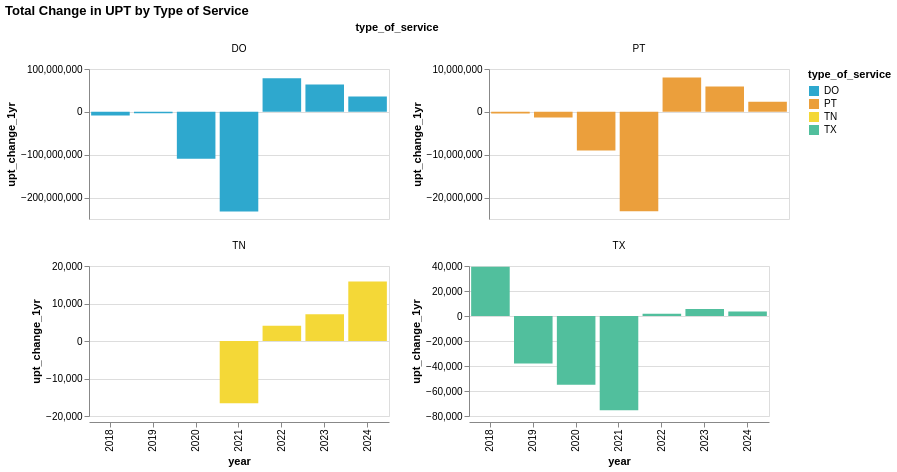

Notebook source saved alongside this figure:
### Code cell
make_base_chart(
    by_tos_long2,
    x_col = "year:O",
    y_col="upt",
    color_col="type_of_service",
    tooltip_cols=["year", "upt_change_1yr", "type_of_service", "rtpa_name"],
).mark_line(point=True).facet(
    "type_of_service", columns=2, title=""
).resolve_scale(y="independent").properties(title="Total Annual UPT by Type of Service")


make_base_chart(
    by_tos_long2,
    x_col = "year:O",
    y_col="upt_change_1yr",
    color_col = "type_of_service",
    tooltip_cols=["year", "upt_change_1yr", "type_of_service", "rtpa_name"],
).mark_bar().facet(
    "type_of_service", columns=2, title=""
).resolve_scale(y="independent").properties(title="Total Change in UPT by Type of Service")

### Figure 1 — Vega specification as saved in the notebook (floating-point values rounded to 4 significant figures)
{"$schema": "https://vega.github.io/schema/vega/v6.json", "data": [{"name": "param_1e9efca18e7a2868_store"}, {"name": "source_0", "values": [{"type_of_service": "DO", "year": 2018, "rtpa_name": "Metropolitan Transportation Commission", "upt": 461178204, "upt_prior_year": 468685018, "upt_change_1yr": -8350423, "pct_change_1_yr": -1.6, "upt_change_1yr_end": -8350000.0, "upt_change_1yr_start": 0.0}, {"type_of_service": "PT", "year": 2018, "rtpa_name": "Metropolitan Transportation Commission", "upt": 42375362, "upt_prior_year": 42734251, "upt_change_1yr": -358889, "pct_change_1_yr": -0.84, "upt_change_1yr_end": -358900.0, "upt_change_1yr_start": 0.0}, {"type_of_service": "TN", "year": 2018, "rtpa_name": "Metropolitan Transportation Commission", "upt": 0, "upt_prior_year": 0, "upt_change_1yr": 0, "pct_change_1_yr": null, "upt_change_1yr_end": 0.0, "upt_change_1yr_start": 0.0}, {"type_of_service": "TX", "year": 2018, "rtpa_name": "Metropolitan Transportation Commission", "upt": 248377, "upt_prior_year": 208906, "upt_change_1yr": 39471, "pct_change_1_yr": 18.89, "upt_change_1yr_end": 39470.0, "upt_change_1yr_start": 0.0}, {"type_of_service": "DO", "year": 2019, "rtpa_name": "Metropolitan Transportation Commission", "upt": 458208344, "upt_prior_year": 461178204, "upt_change_1yr": -2992894, "pct_change_1_yr": -0.64, "upt_change_1yr_end": -2993000.0, "upt_change_1yr_start": 0.0}, {"type_of_service": "PT", "year": 2019, "rtpa_name": "Metropolitan Transportation Commission", "upt": 41345932, "upt_prior_year": 42375362, "upt_change_1yr": -1289896, "pct_change_1_yr": -2.43, "upt_change_1yr_end": -1290000.0, "upt_change_1yr_start": 0.0}, {"type_of_service": "TN", "year": 2019, "rtpa_name": "Metropolitan Transportation Commission", "upt": 0, "upt_prior_year": 0, "upt_change_1yr": 0, "pct_change_1_yr": null, "upt_change_1yr_end": 0.0, "upt_change_1yr_start": 0.0}, {"type_of_service": "TX", "year": 2019, "rtpa_name": "Metropolitan Transportation Commission", "upt": 250705, "upt_prior_year": 248377, "upt_change_1yr": -37907, "pct_change_1_yr": 0.94, "upt_change_1yr_end": -37910.0, "upt_change_1yr_start": 0.0}, {"type_of_service": "DO", "year": 2020, "rtpa_name": "Metropolitan Transportation Commission", "upt": 348651417, "upt_prior_year": 458208344, "upt_change_1yr": -109556927, "pct_change_1_yr": -23.91, "upt_change_1yr_end": -109600000.0, "upt_change_1yr_start": 0.0}, {"type_of_service": "PT", "year": 2020, "rtpa_name": "Metropolitan Transportation Commission", "upt": 32302268, "upt_prior_year": 41345932, "upt_change_1yr": -9043664, "pct_change_1_yr": -21.87, "upt_change_1yr_end": -9044000.0, "upt_change_1yr_start": 0.0}, {"type_of_service": "TN", "year": 2020, "rtpa_name": "Metropolitan Transportation Commission", "upt": 40336, "upt_prior_year": 0, "upt_change_1yr": 0, "pct_change_1_yr": null, "upt_change_1yr_end": 0.0, "upt_change_1yr_start": 0.0}, {"type_of_service": "TX", "year": 2020, "rtpa_name": "Metropolitan Transportation Commission", "upt": 155451, "upt_prior_year": 250705, "upt_change_1yr": -55019, "pct_change_1_yr": -37.99, "upt_change_1yr_end": -55020.0, "upt_change_1yr_start": 0.0}, {"type_of_service": "DO", "year": 2021, "rtpa_name": "Metropolitan Transportation Commission", "upt": 118659929, "upt_prior_year": 348651417, "upt_change_1yr": -232353512, "pct_change_1_yr": -65.97, "upt_change_1yr_end": -232400000.0, "upt_change_1yr_start": 0.0}, {"type_of_service": "PT", "year": 2021, "rtpa_name": "Metropolitan Transportation Commission", "upt": 8707122, "upt_prior_year": 32302268, "upt_change_1yr": -23219958, "pct_change_1_yr": -73.04, "upt_change_1yr_end": -23220000.0, "upt_change_1yr_start": 0.0}, {"type_of_service": "TN", "year": 2021, "rtpa_name": "Metropolitan Transportation Commission", "upt": 23748, "upt_prior_year": 40336, "upt_change_1yr": -16588, "pct_change_1_yr": -41.12, "upt_change_1yr_end": -16590.0, "upt_change_1yr_start": 0.0}, {"type_of_service": "TX", "year": 2021, "rtpa_name": "Metropolitan Transportation Commission", "upt": 14624, "upt_prior_year": 155451, "upt_change_1yr": -75432, "pct_change_1_yr": -90.59, "upt_change_1yr_end": -75430.0, "upt_change_1yr_start": 0.0}, {"type_of_service": "DO", "year": 2022, "rtpa_name": "Metropolitan Transportation Commission", "upt": 197066601, "upt_prior_year": 118659929, "upt_change_1yr": 78406672, "pct_change_1_yr": 66.08, "upt_change_1yr_end": 78410000.0, "upt_change_1yr_start": 0.0}, {"type_of_service": "PT", "year": 2022, "rtpa_name": "Metropolitan Transportation Commission", "upt": 16709301, "upt_prior_year": 8707122, "upt_change_1yr": 8017139, "pct_change_1_yr": 91.9, "upt_change_1yr_end": 8017000.0, "upt_change_1yr_start": 0.0}, {"type_of_service": "TN", "year": 2022, "rtpa_name": "Metropolitan Transportation Commission", "upt": 27822, "upt_prior_year": 23748, "upt_change_1yr": 4074, "pct_change_1_yr": 17.16, "upt_change_1yr_end": 4074.0, "upt_change_1yr_start": 0.0}, {"type_of_service": "TX", "year": 2022, "rtpa_name": "Metropolitan Transportation Commission", "upt": 16464, "upt_prior_year": 14624, "upt_change_1yr": 1840, "pct_change_1_yr": 12.58, "upt_change_1yr_end": 1840.0, "upt_change_1yr_start": 0.0}, {"type_of_service": "DO", "year": 2023, "rtpa_name": "Metropolitan Transportation Commission", "upt": 260988523, "upt_prior_year": 197066601, "upt_change_1yr": 63921922, "pct_change_1_yr": 32.44, "upt_change_1yr_end": 63920000.0, "upt_change_1yr_start": 0.0}, {"type_of_service": "PT", "year": 2023, "rtpa_name": "Metropolitan Transportation Commission", "upt": 22639033, "upt_prior_year": 16709301, "upt_change_1yr": 5929732, "pct_change_1_yr": 35.49, "upt_change_1yr_end": 5930000.0, "upt_change_1yr_start": 0.0}, {"type_of_service": "TN", "year": 2023, "rtpa_name": "Metropolitan Transportation Commission", "upt": 34932, "upt_prior_year": 27822, "upt_change_1yr": 7110, "pct_change_1_yr": 25.56, "upt_change_1yr_end": 7110.0, "upt_change_1yr_start": 0.0}, {"type_of_service": "TX", "year": 2023, "rtpa_name": "Metropolitan Transportation Commission", "upt": 21988, "upt_prior_year": 16464, "upt_change_1yr": 5524, "pct_change_1_yr": 33.55, "upt_change_1yr_end": 5524.0, "upt_change_1yr_start": 0.0}, {"type_of_service": "DO", "year": 2024, "rtpa_name": "Metropolitan Transportation Commission", "upt": 296820289, "upt_prior_year": 260988523, "upt_change_1yr": 35831766, "pct_change_1_yr": 13.73, "upt_change_1yr_end": 35830000.0, "upt_change_1yr_start": 0.0}, {"type_of_service": "PT", "year": 2024, "rtpa_name": "Metropolitan Transportation Commission", "upt": 24971273, "upt_prior_year": 22639033, "upt_change_1yr": 2337644, "pct_change_1_yr": 10.3, "upt_change_1yr_end": 2338000.0, "upt_change_1yr_start": 0.0}, {"type_of_service": "TN", "year": 2024, "rtpa_name": "Metropolitan Transportation Commission", "upt": 50766, "upt_prior_year": 34932, "upt_change_1yr": 15834, "pct_change_1_yr": 45.33, "upt_change_1yr_end": 15830.0, "upt_change_1yr_start": 0.0}, {"type_of_service": "TX", "year": 2024, "rtpa_name": "Metropolitan Transportation Commission", "upt": 25558, "upt_prior_year": 21988, "upt_change_1yr": 3570, "pct_change_1_yr": 16.24, "upt_change_1yr_end": 3570.0, "upt_change_1yr_start": 0.0}]}, {"name": "facet_domain", "values": [{"type_of_service": "DO", "count": 7}, {"type_of_service": "PT", "count": 7}, {"type_of_service": "TN", "count": 7}, {"type_of_service": "TX", "count": 7}]}, {"name": "facet_domain_column", "transform": [{"type": "sequence", "start": 0.0, "stop": {"signal": "min(length(data(\"facet_domain\")), 2)"}}]}, {"name": "source_0_x_domain_year", "values": [{"year": 2018}, {"year": 2019}, {"year": 2020}, {"year": 2021}, {"year": 2022}, {"year": 2023}, {"year": 2024}]}, {"name": "source_0_color_domain_type_of_service", "values": [{"type_of_service": "DO"}, {"type_of_service": "PT"}, {"type_of_service": "TN"}, {"type_of_service": "TX"}]}], "signals": [{"name": "view_9492e505e25ef0ab_0_width", "value": 300}, {"name": "view_9492e505e25ef0ab_0_height", "value": 150}, {"name": "unit", "value": {}, "on": [{"events": "pointermove", "update": "isTuple(group()) ? group() : unit"}]}, {"name": "param_1e9efca18e7a2868", "update": "{\"upt_change_1yr\": param_1e9efca18e7a2868_upt_change_1yr}"}, {"name": "param_1e9efca18e7a2868_upt_change_1yr"}], "marks": [{"type": "group", "name": "facet-title", "title": {"text": "type_of_service", "offset": 10, "style": "guide-title"}, "role": "column-title"}, {"type": "group", "name": "column_footer", "from": {"data": "facet_domain_column"}, "encode": {"update": {"width": {"signal": "view_9492e505e25ef0ab_0_width"}}}, "axes": [{"scale": "x", "orient": "bottom", "labelAlign": "right", "labelBaseline": "middle", "grid": false, "title": "year", "labelAngle": 270, "zindex": 0}], "role": "column-footer"}, {"type": "group", "name": "cell", "from": {"facet": {"data": "source_0", "name": "facet", "groupby": ["type_of_service"]}}, "sort": {"field": ["datum[\"type_of_service\"]"], "order": ["ascending"]}, "encode": {"update": {"height": {"signal": "view_9492e505e25ef0ab_0_height"}, "width": {"signal": "view_9492e505e25ef0ab_0_width"}}}, "signals": [{"name": "facet", "value": {}, "on": [{"events": [{"source": "scope", "type": "pointermove"}], "update": "isTuple(facet) ? facet : group(\"cell\").datum"}]}, {"name": "param_1e9efca18e7a2868_year", "on": [{"events": [{"source": "view", "type": "dblclick"}], "update": "null"}, {"events": {"signal": "param_1e9efca18e7a2868_translate_delta"}, "update": "panLinear(param_1e9efca18e7a2868_translate_anchor.extent_x, -param_1e9efca18e7a2868_translate_delta.x / view_9492e505e25ef0ab_0_width)"}, {"events": {"signal": "param_1e9efca18e7a2868_zoom_delta"}, "update": "zoomLinear(domain(\"x\"), param_1e9efca18e7a2868_zoom_anchor.x, param_1e9efca18e7a2868_zoom_delta)"}]}, {"name": "param_1e9efca18e7a2868_upt_change_1yr", "on": [{"events": [{"source": "view", "type": "dblclick"}], "update": "null"}, {"events": {"signal": "param_1e9efca18e7a2868_translate_delta"}, "update": "panLinear(param_1e9efca18e7a2868_translate_anchor.extent_y, param_1e9efca18e7a2868_translate_delta.y / view_9492e505e25ef0ab_0_height)"}, {"events": {"signal": "param_1e9efca18e7a2868_zoom_delta"}, "update": "zoomLinear(domain(\"view_9492e505e25ef0ab_0_y\"), param_1e9efca18e7a2868_zoom_anchor.y, param_1e9efca18e7a2868_zoom_delta)"}], "push": "outer"}, {"name": "param_1e9efca18e7a2868_tuple", "on": [{"events": [{"signal": "param_1e9efca18e7a2868_year || param_1e9efca18e7a2868_upt_change_1yr"}], "update": "param_1e9efca18e7a2868_year && param_1e9efca18e7a2868_upt_change_1yr ? {unit: \"view_9492e505e25ef0ab_0\" + '__facet_facet_' + (facet[\"type_of_service\"]), fields: param_1e9efca18e7a2868_tuple_fields, values: [param_1e9efca18e7a2868_year,param_1e9efca18e7a2868_upt_change_1yr]} : null"}]}, {"name": "param_1e9efca18e7a2868_tuple_fields", "value": [{"field": "year", "channel": "x", "type": "E"}, {"field": "upt_change_1yr", "channel": "y", "type": "R"}]}, {"name": "param_1e9efca18e7a2868_translate_anchor", "value": {}, "on": [{"events": [{"source": "scope", "type": "pointerdown"}], "update": "{x: x(unit), y: y(unit), extent_x: domain(\"x\"), extent_y: domain(\"view_9492e505e25ef0ab_0_y\")}"}]}, {"name": "param_1e9efca18e7a2868_translate_delta", "value": {}, "on": [{"events": [{"source": "window", "between": [{"source": "scope", "type": "pointerdown"}, {"source": "window", "type": "pointerup"}], "type": "pointermove", "consume": true}], "update": "{x: param_1e9efca18e7a2868_translate_anchor.x - x(unit), y: param_1e9efca18e7a2868_translate_anchor.y - y(unit)}"}]}, {"name": "param_1e9efca18e7a2868_zoom_anchor", "on": [{"events": [{"source": "scope", "type": "wheel", "consume": true}], "update": "{x: invert(\"x\", x(unit)), y: invert(\"view_9492e505e25ef0ab_0_y\", y(unit))}"}]}, {"name": "param_1e9efca18e7a2868_zoom_delta", "on": [{"events": [{"source": "scope", "consume": true, "type": "wheel"}], "update": "pow(1.001, event.deltaY * pow(16, event.deltaMode))", "force": true}]}, {"name": "param_1e9efca18e7a2868_modify", "on": [{"events": {"signal": "param_1e9efca18e7a2868_tuple"}, "update": "modify(\"param_1e9efca18e7a2868_store\", param_1e9efca18e7a2868_tuple, true)"}]}], "marks": [{"type": "rect", "name": "view_9492e505e25ef0ab_0_marks", "from": {"data": "facet"}, "encode": {"update": {"width": {"signal": "max(0.25, bandwidth('x'))"}, "x": {"field": "year", "scale": "x"}, "fill": {"field": "type_of_service", "scale": "color"}, "tooltip": {"signal": "{\"year\": format(datum[\"year\"], \"\"), \"upt_change_1yr\": format(datum[\"upt_change_1yr\"], \"\"), \"type_of_service\": isValid(datum[\"type_of_service\"]) ? isArray(datum[\"type_of_service\"]) ? join(datum[\"type_of_service\"], '\\n') : datum[\"type_of_service\"] : \"\"+datum[\"type_of_service\"], \"rtpa_name\": isValid(datum[\"rtpa_name\"]) ? isArray(datum[\"rtpa_name\"]) ? join(datum[\"rtpa_name\"], '\\n') : datum[\"rtpa_name\"] : \"\"+datum[\"rtpa_name\"]}"}, "y2": {"field": "upt_change_1yr_start", "scale": "view_9492e505e25ef0ab_0_y"}, "y": {"field": "upt_change_1yr_end", "scale": "view_9492e505e25ef0ab_0_y"}}}, "style": ["bar"], "interactive": true, "clip": true}], "scales": [{"name": "view_9492e505e25ef0ab_0_y", "type": "linear", "domain": {"data": "facet", "fields": ["upt_change_1yr_start", "upt_change_1yr_end"]}, "range": [{"signal": "view_9492e505e25ef0ab_0_height"}, 0], "zero": true, "nice": true, "domainRaw": {"signal": "param_1e9efca18e7a2868[\"upt_change_1yr\"]"}}], "axes": [{"scale": "view_9492e505e25ef0ab_0_y", "zindex": 0, "maxExtent": 0, "gridScale": "x", "labels": false, "orient": "left", "tickCount": {"signal": "ceil(view_9492e505e25ef0ab_0_height/40)"}, "aria": false, "domain": false, "minExtent": 0, "ticks": false, "grid": true}, {"scale": "view_9492e505e25ef0ab_0_y", "tickCount": {"signal": "ceil(view_9492e505e25ef0ab_0_height/40)"}, "title": "upt_change_1yr", "labelOverlap": true, "orient": "left", "grid": false, "zindex": 0}], "title": {"text": {"signal": "isValid(parent[\"type_of_service\"]) ? parent[\"type_of_service\"] : \"\"+parent[\"type_of_service\"]"}, "frame": "group", "style": "guide-label", "offset": 10}, "style": "cell"}], "scales": [{"name": "x", "type": "band", "domain": {"data": "source_0_x_domain_year", "field": "year", "sort": true}, "range": [0, {"signal": "view_9492e505e25ef0ab_0_width"}], "paddingInner": 0.1, "paddingOuter": 0.05}, {"name": "color", "type": "ordinal", "domain": {"data": "source_0_color_domain_type_of_service", "field": "type_of_service", "sort": true}, "range": ["#2EA8CE", "#EB9F3C", "#F4D837", "#51BF9D", "#8CBCCB", "#9487C0", "#136C97", "#E16B26", "#F6BF16", "#00896B", "#7790A3", "#5B559C"]}], "title": {"text": "Total Change in UPT by Type of Service", "anchor": "start"}, "layout": {"padding": 20, "bounds": "full", "align": "none", "columns": 2}, "padding": 5, "background": "white", "legends": [{"fill": "color", "symbolType": "square", "title": "type_of_service"}]}
